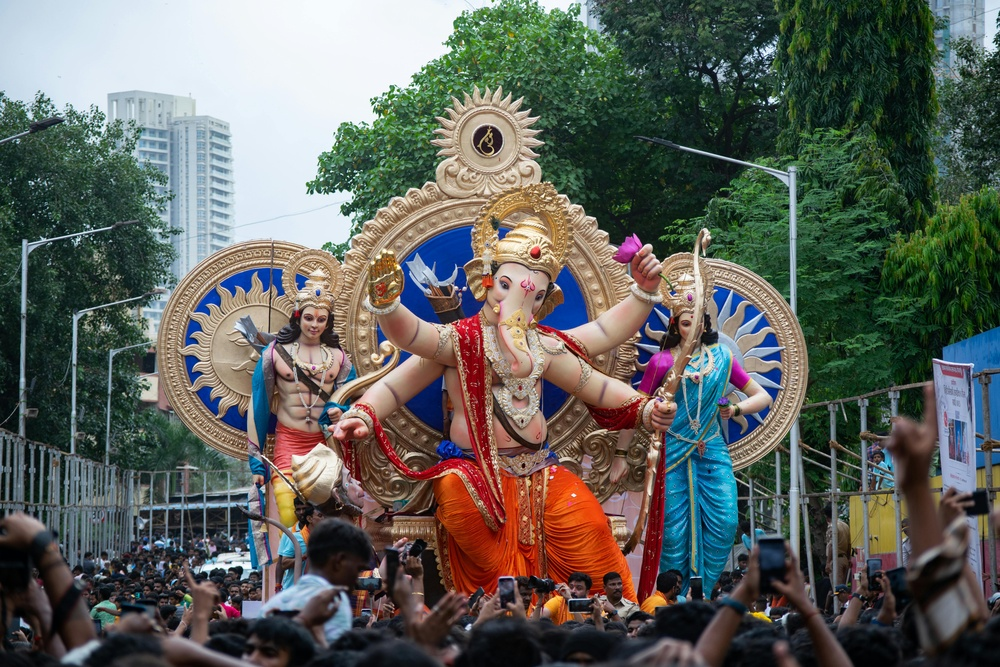
#> input picture Bappa.jpg, 1000 x 667 px, shrunk from 6000 x 4000 before the run
$ jupyter execute '124B2F009 FDIP Ass 5.ipynb'   (shell and % lines are left out)
#> lines starting #> are read from the running program, lines starting #| are printed output that depends on the picture
[cell 1]
# Install OpenCV (if not already installed, usually Colab has it)

import cv2
import numpy as np
import matplotlib.pyplot as plt
from google.colab import files

# Upload image
uploaded = files.upload()   # Choose "contrast.jpeg"
#> the answer given: Bappa.jpg

# Load the uploaded image in grayscale
img = cv2.imread("Bappa.jpg", cv2.IMREAD_GRAYSCALE)
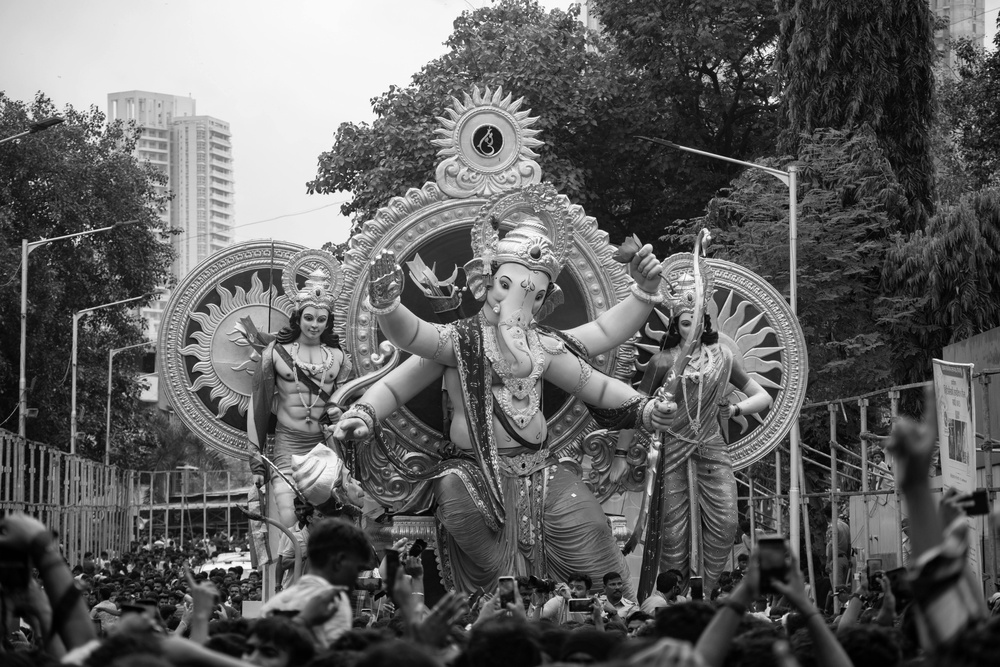
#> img: shape (667, 1000); min 0, max 255, mean 96.8

# Contrast stretching
min_val = np.min(img)
#> min_val = 0
max_val = np.max(img)
#> max_val = 255
contrast_stretched = ((img - min_val) / (max_val - min_val) * 255).astype(np.uint8)

# Histogram equalization
hist_equalized = cv2.equalizeHist(img)
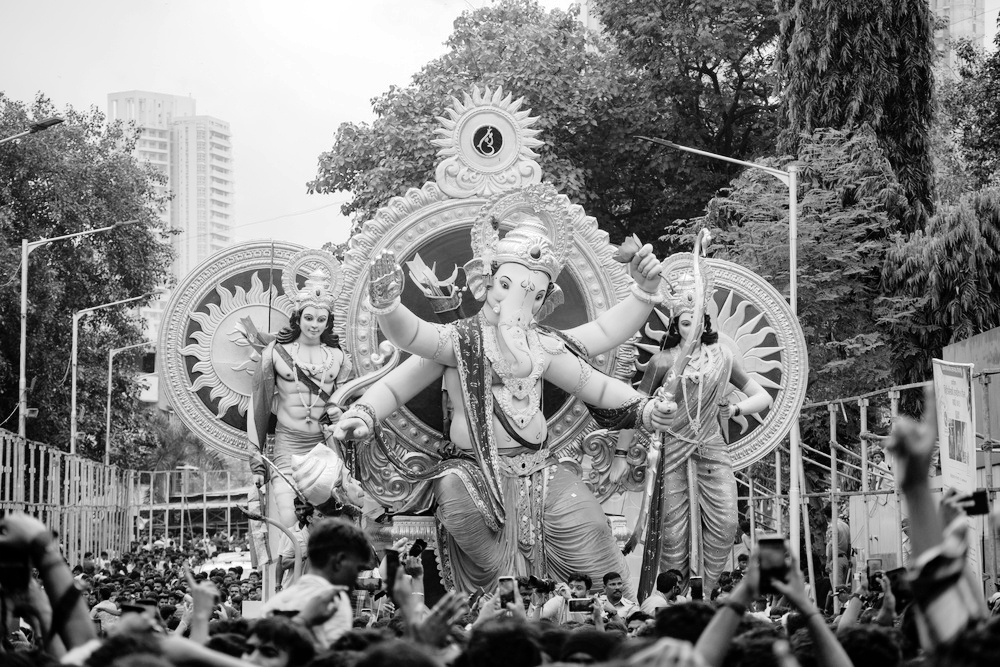
#> hist_equalized: shape (667, 1000); min 0, max 255, mean 128.2

# Display images and histograms
plt.figure(figsize=(12, 8))

# Original Image
plt.subplot(3, 2, 1)
plt.imshow(img, cmap='gray')
plt.title("Original Image")
plt.axis("off")

# Histogram of Original
plt.subplot(3, 2, 2)
plt.hist(img.ravel(), bins=256, range=(0, 256), color='black')
plt.title("Histogram - Original")

# Contrast Stretched Image
plt.subplot(3, 2, 3)
plt.imshow(contrast_stretched, cmap='gray')
plt.title("Contrast Stretched")
plt.axis("off")

# Histogram of Contrast Stretched
plt.subplot(3, 2, 4)
plt.hist(contrast_stretched.ravel(), bins=256, range=(0, 256), color='black')
plt.title("Histogram - Contrast Stretched")

# Histogram Equalized Image
plt.subplot(3, 2, 5)
plt.imshow(hist_equalized, cmap='gray')
plt.title("Histogram Equalized")
plt.axis("off")

# Histogram of Equalized Image
plt.subplot(3, 2, 6)
plt.hist(hist_equalized.ravel(), bins=256, range=(0, 256), color='black')
plt.title("Histogram - Equalized")

plt.tight_layout()
plt.show()
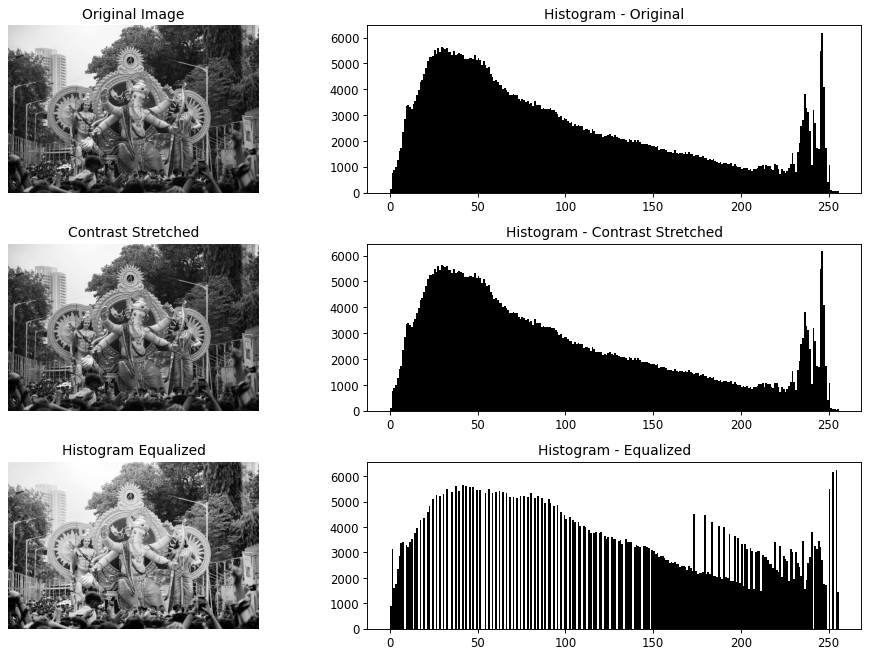
#> figure drawn by matplotlib, 6 panels; panel 2: tallest bar 6162 high, from x = 246 to 247; panel 4: tallest bar 6162 high, from x = 246 to 247; panel 6: tallest bar 6263 high, from x = 254 to 255
